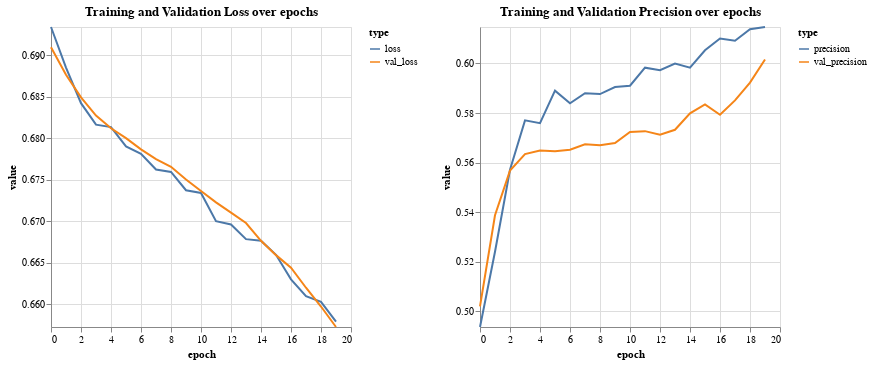

Write notebook code for a chart like this one.
### Code cell
visualizeHistory(cnn_hist)

### Figure 1 — Vega-Lite specification as saved in the notebook (floating-point values rounded to 4 significant figures)
{"config": {"view": {"continuousWidth": 300, "continuousHeight": 300}}, "hconcat": [{"data": {"name": "data-01353546575f93b327905282b41f0c09"}, "mark": {"type": "line"}, "encoding": {"color": {"field": "type", "legend": {"orient": "right"}, "type": "nominal"}, "x": {"field": "epoch", "type": "quantitative"}, "y": {"field": "value", "scale": {"domain": [0.6573, 0.6934]}, "type": "quantitative"}}, "title": "Training and Validation Loss over epochs"}, {"data": {"name": "data-3dd7fde33f5bb77aa17b186747c5d1e2"}, "mark": {"type": "line"}, "encoding": {"color": {"field": "type", "legend": {"orient": "right"}, "type": "nominal"}, "x": {"field": "epoch", "type": "quantitative"}, "y": {"field": "value", "scale": {"domain": [0.4937, 0.6147]}, "type": "quantitative"}}, "title": "Training and Validation Precision over epochs"}], "resolve": {"scale": {"color": "independent"}}, "$schema": "https://vega.github.io/schema/vega-lite/v5.20.1.json", "datasets": {"data-01353546575f93b327905282b41f0c09": [{"epoch": 0, "type": "loss", "value": 0.6934}, {"epoch": 1, "type": "loss", "value": 0.6885}, {"epoch": 2, "type": "loss", "value": 0.6842}, {"epoch": 3, "type": "loss", "value": 0.6817}, {"epoch": 4, "type": "loss", "value": 0.6814}, {"epoch": 5, "type": "loss", "value": 0.679}, {"epoch": 6, "type": "loss", "value": 0.6781}, {"epoch": 7, "type": "loss", "value": 0.6763}, {"epoch": 8, "type": "loss", "value": 0.676}, {"epoch": 9, "type": "loss", "value": 0.6738}, {"epoch": 10, "type": "loss", "value": 0.6734}, {"epoch": 11, "type": "loss", "value": 0.67}, {"epoch": 12, "type": "loss", "value": 0.6696}, {"epoch": 13, "type": "loss", "value": 0.6679}, {"epoch": 14, "type": "loss", "value": 0.6677}, {"epoch": 15, "type": "loss", "value": 0.666}, {"epoch": 16, "type": "loss", "value": 0.663}, {"epoch": 17, "type": "loss", "value": 0.661}, {"epoch": 18, "type": "loss", "value": 0.6603}, {"epoch": 19, "type": "loss", "value": 0.6579}, {"epoch": 0, "type": "val_loss", "value": 0.691}, {"epoch": 1, "type": "val_loss", "value": 0.6877}, {"epoch": 2, "type": "val_loss", "value": 0.6849}, {"epoch": 3, "type": "val_loss", "value": 0.6827}, {"epoch": 4, "type": "val_loss", "value": 0.6812}, {"epoch": 5, "type": "val_loss", "value": 0.68}, {"epoch": 6, "type": "val_loss", "value": 0.6787}, {"epoch": 7, "type": "val_loss", "value": 0.6775}, {"epoch": 8, "type": "val_loss", "value": 0.6766}, {"epoch": 9, "type": "val_loss", "value": 0.6751}, {"epoch": 10, "type": "val_loss", "value": 0.6737}, {"epoch": 11, "type": "val_loss", "value": 0.6723}, {"epoch": 12, "type": "val_loss", "value": 0.6711}, {"epoch": 13, "type": "val_loss", "value": 0.6698}, {"epoch": 14, "type": "val_loss", "value": 0.6677}, {"epoch": 15, "type": "val_loss", "value": 0.6659}, {"epoch": 16, "type": "val_loss", "value": 0.6644}, {"epoch": 17, "type": "val_loss", "value": 0.662}, {"epoch": 18, "type": "val_loss", "value": 0.6597}, {"epoch": 19, "type": "val_loss", "value": 0.6573}], "data-3dd7fde33f5bb77aa17b186747c5d1e2": [{"epoch": 0, "type": "precision", "value": 0.4937}, {"epoch": 1, "type": "precision", "value": 0.524}, {"epoch": 2, "type": "precision", "value": 0.5571}, {"epoch": 3, "type": "precision", "value": 0.577}, {"epoch": 4, "type": "precision", "value": 0.5759}, {"epoch": 5, "type": "precision", "value": 0.589}, {"epoch": 6, "type": "precision", "value": 0.5839}, {"epoch": 7, "type": "precision", "value": 0.588}, {"epoch": 8, "type": "precision", "value": 0.5877}, {"epoch": 9, "type": "precision", "value": 0.5905}, {"epoch": 10, "type": "precision", "value": 0.591}, {"epoch": 11, "type": "precision", "value": 0.5983}, {"epoch": 12, "type": "precision", "value": 0.5972}, {"epoch": 13, "type": "precision", "value": 0.6}, {"epoch": 14, "type": "precision", "value": 0.5983}, {"epoch": 15, "type": "precision", "value": 0.6053}, {"epoch": 16, "type": "precision", "value": 0.6101}, {"epoch": 17, "type": "precision", "value": 0.6092}, {"epoch": 18, "type": "precision", "value": 0.6138}, {"epoch": 19, "type": "precision", "value": 0.6147}, {"epoch": 0, "type": "val_precision", "value": 0.502}, {"epoch": 1, "type": "val_precision", "value": 0.5387}, {"epoch": 2, "type": "val_precision", "value": 0.5568}, {"epoch": 3, "type": "val_precision", "value": 0.5634}, {"epoch": 4, "type": "val_precision", "value": 0.5649}, {"epoch": 5, "type": "val_precision", "value": 0.5646}, {"epoch": 6, "type": "val_precision", "value": 0.5652}, {"epoch": 7, "type": "val_precision", "value": 0.5674}, {"epoch": 8, "type": "val_precision", "value": 0.567}, {"epoch": 9, "type": "val_precision", "value": 0.5679}, {"epoch": 10, "type": "val_precision", "value": 0.5723}, {"epoch": 11, "type": "val_precision", "value": 0.5727}, {"epoch": 12, "type": "val_precision", "value": 0.5713}, {"epoch": 13, "type": "val_precision", "value": 0.5732}, {"epoch": 14, "type": "val_precision", "value": 0.5799}, {"epoch": 15, "type": "val_precision", "value": 0.5834}, {"epoch": 16, "type": "val_precision", "value": 0.5793}, {"epoch": 17, "type": "val_precision", "value": 0.5851}, {"epoch": 18, "type": "val_precision", "value": 0.5923}, {"epoch": 19, "type": "val_precision", "value": 0.6016}]}}
